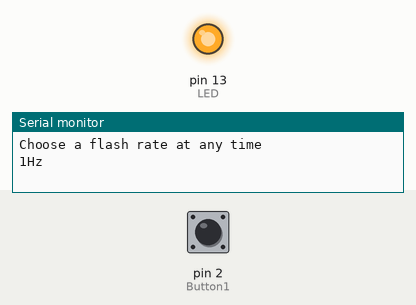
Recording of a sketch running on a simulated Arduino Uno, built with avr-gcc and run on an emulated ATmega328P. Parts: output pins drawn as LEDs (lit = HIGH), the last lines printed to the serial monitor. Dashed ring = blinking. Inputs (shaded band) come from the test bench; at power-on: pin 2 (Button1) HIGH.

Above: at 3.2 s.
3.3 s: pin 2 (Button1) pulled LOW for 1 s
At 5.7 s:
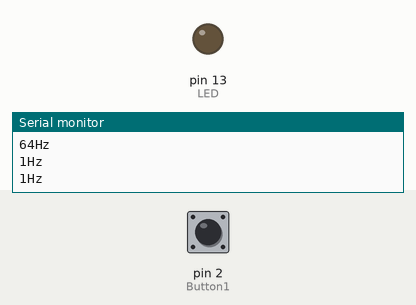
6.3 s: pin 2 (Button1) driven LOW
At 7.06 s:
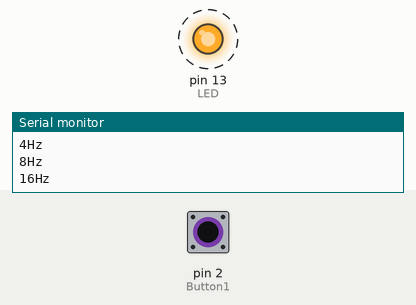
9.3 s: pin 2 (Button1) pulsed HIGH 5 times (0.12 s each, 0.3 s apart)
Timing chart, 0 to 19.8 s (numbered marks = the images above; inputs shaded):
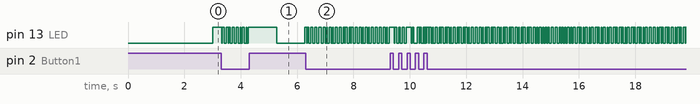

The sketch:

menu_2_serial.ino
```cpp
/*
	menu_2_serial.ino allows continuous checking of the button's status
	throughout the run

	Use Uno communicating with computer's serial port
	Connect a pushbutton between pin D2 and ground

*/


#define Button1 2 // Uno pin D2
#define LED 13 // use built-in LED on pin 13


int flashrate = 1; // initial flash rate, 1 Hz
int flashdelay = 1000/flashrate; // convert flash rate into a ms delay value
long oldtime;
byte buttonState;
byte buttonState2;

void setup(){
	Serial.begin(9600);
	pinMode(LED, OUTPUT); // turn LED pin to output
	pinMode(Button1, INPUT_PULLUP); // make button input, use internal pullup resistor
	delay(2000);
	Serial.println("Choose a flash rate at any time");
	Serial.print(flashrate);
	Serial.println("Hz");
	oldtime = millis(); // initial starting time mark
}


void loop() {
	// Read the button every time through the loop
	buttonState = digitalRead(Button1);
	if (buttonState == false) {
		delay(10);
		buttonState2 = digitalRead(Button1);
		if (buttonState == buttonState2){ // both reads were LOW
			if (flashrate < 64)
			{
				flashrate = flashrate * 2; // double flashrate
			}
			else if (flashrate >= 64)
			{
				// Reset the flashrate back to 1
				flashrate = 1;
				// Flash rates above 64 become hard to see, so there's
				// no point in flashing faster
			}
		}

		Serial.print(flashrate);
		Serial.println("Hz");

		flashdelay = 1000 / flashrate; // calculate new flashdelay (ms)
		// delay(300);
	}

	// Each time through the loop, check the new time and see if
	// enough milliseconds have elapsed to toggle the LED
	if (millis() >= oldtime + flashdelay) {
		oldtime = millis(); // update oldtime to the new millis() value
		digitalWrite(LED, !(digitalRead(LED))); // toggle led
	}

}

// You will find that this version makes the button-super touchy, as it will
// read multiple button presses in the brief time you hold the button down for
// a single press, which will cause the flashrate and flashdelay values to jump
// much faster than you might hope. 
```
